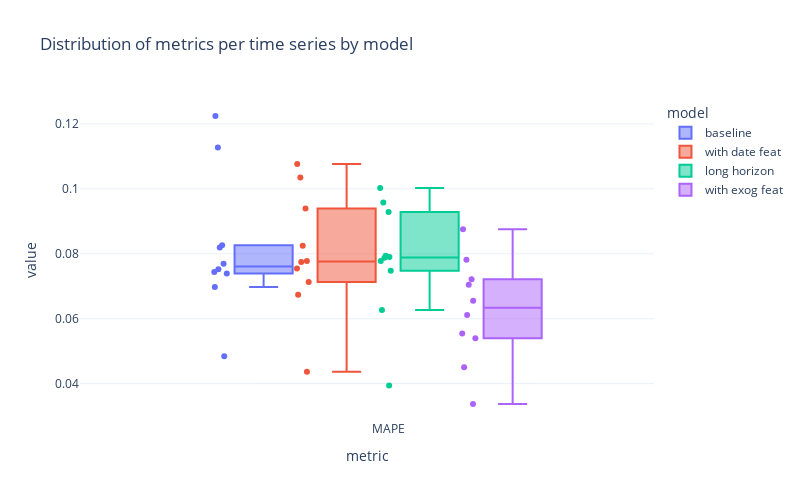

Source (notebook cell):
### Code cell
plot_scores_per_ts(scores_per_ts_df, column_id=id_col, list_metrics=list_metrics)

### Figure 1 — Plotly figure (JSON) as saved in the notebook; plotly's stock layout.template omitted (floating-point values rounded to 4 significant figures)
{"data": [{"alignmentgroup": "True", "boxpoints": "all", "customdata": [["CA_1"], ["CA_2"], ["CA_3"], ["CA_4"], ["TX_1"], ["TX_2"], ["TX_3"], ["WI_1"], ["WI_2"], ["WI_3"]], "hovertemplate": "model=baseline<br>metric=%{x}<br>value=%{y}<br>store_id=%{customdata[0]}<extra></extra>", "legendgroup": "baseline", "marker": {"color": "#636efa"}, "name": "baseline", "notched": false, "offsetgroup": "baseline", "orientation": "v", "showlegend": true, "type": "box", "x": ["MAPE", "MAPE", "MAPE", "MAPE", "MAPE", "MAPE", "MAPE", "MAPE", "MAPE", "MAPE"], "x0": " ", "xaxis": "x", "y": [0.06972, 0.07695, 0.04842, 0.07437, 0.1127, 0.08265, 0.07519, 0.07392, 0.1224, 0.08193], "y0": " ", "yaxis": "y"}, {"alignmentgroup": "True", "boxpoints": "all", "customdata": [["CA_1"], ["CA_2"], ["CA_3"], ["CA_4"], ["TX_1"], ["TX_2"], ["TX_3"], ["WI_1"], ["WI_2"], ["WI_3"]], "hovertemplate": "model=with date feat<br>metric=%{x}<br>value=%{y}<br>store_id=%{customdata[0]}<extra></extra>", "legendgroup": "with date feat", "marker": {"color": "#EF553B"}, "name": "with date feat", "notched": false, "offsetgroup": "with date feat", "orientation": "v", "showlegend": true, "type": "box", "x": ["MAPE", "MAPE", "MAPE", "MAPE", "MAPE", "MAPE", "MAPE", "MAPE", "MAPE", "MAPE"], "x0": " ", "xaxis": "x", "y": [0.06737, 0.09391, 0.04366, 0.07773, 0.1077, 0.07747, 0.08245, 0.07127, 0.1035, 0.07549], "y0": " ", "yaxis": "y"}, {"alignmentgroup": "True", "boxpoints": "all", "customdata": [["CA_1"], ["CA_2"], ["CA_3"], ["CA_4"], ["TX_1"], ["TX_2"], ["TX_3"], ["WI_1"], ["WI_2"], ["WI_3"]], "hovertemplate": "model=long horizon<br>metric=%{x}<br>value=%{y}<br>store_id=%{customdata[0]}<extra></extra>", "legendgroup": "long horizon", "marker": {"color": "#00cc96"}, "name": "long horizon", "notched": false, "offsetgroup": "long horizon", "orientation": "v", "showlegend": true, "type": "box", "x": ["MAPE", "MAPE", "MAPE", "MAPE", "MAPE", "MAPE", "MAPE", "MAPE", "MAPE", "MAPE"], "x0": " ", "xaxis": "x", "y": [0.06271, 0.09288, 0.0394, 0.07779, 0.1003, 0.07476, 0.07874, 0.07901, 0.09578, 0.0794], "y0": " ", "yaxis": "y"}, {"alignmentgroup": "True", "boxpoints": "all", "customdata": [["CA_1"], ["CA_2"], ["CA_3"], ["CA_4"], ["TX_1"], ["TX_2"], ["TX_3"], ["WI_1"], ["WI_2"], ["WI_3"]], "hovertemplate": "model=with exog feat<br>metric=%{x}<br>value=%{y}<br>store_id=%{customdata[0]}<extra></extra>", "legendgroup": "with exog feat", "marker": {"color": "#ab63fa"}, "name": "with exog feat", "notched": false, "offsetgroup": "with exog feat", "orientation": "v", "showlegend": true, "type": "box", "x": ["MAPE", "MAPE", "MAPE", "MAPE", "MAPE", "MAPE", "MAPE", "MAPE", "MAPE", "MAPE"], "x0": " ", "xaxis": "x", "y": [0.04503, 0.07214, 0.03372, 0.05543, 0.08757, 0.06116, 0.06553, 0.05399, 0.07815, 0.07041], "y0": " ", "yaxis": "y"}], "layout": {"boxmode": "group", "height": 500, "legend": {"title": {"text": "model"}, "tracegroupgap": 0}, "title": {"text": "Distribution of metrics per time series by model"}, "width": 800, "xaxis": {"anchor": "y", "domain": [0, 1], "title": {"text": "metric"}}, "yaxis": {"anchor": "x", "domain": [0, 1], "title": {"text": "value"}}}}
